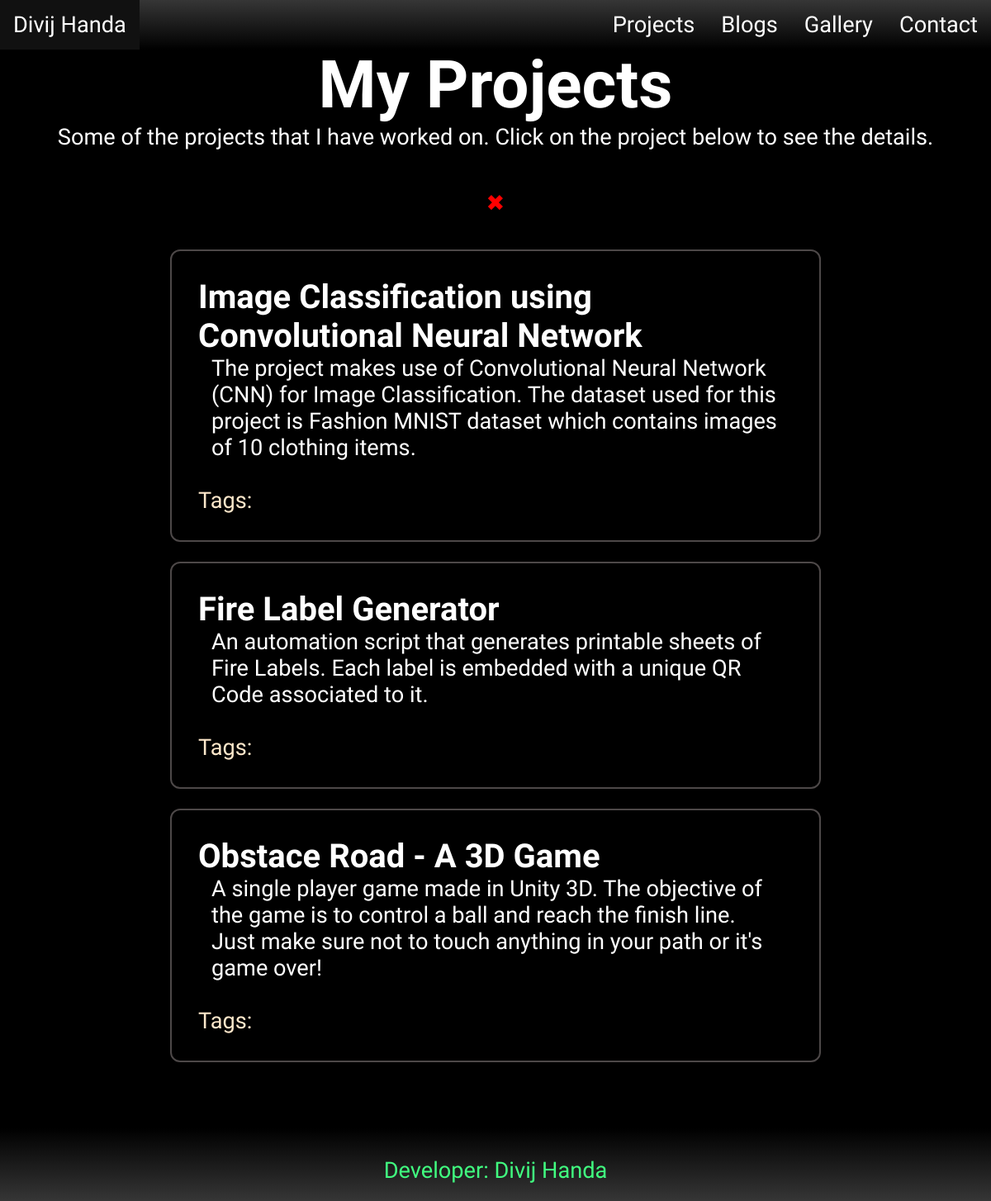
The page /projects/ on the database as committed earlier.
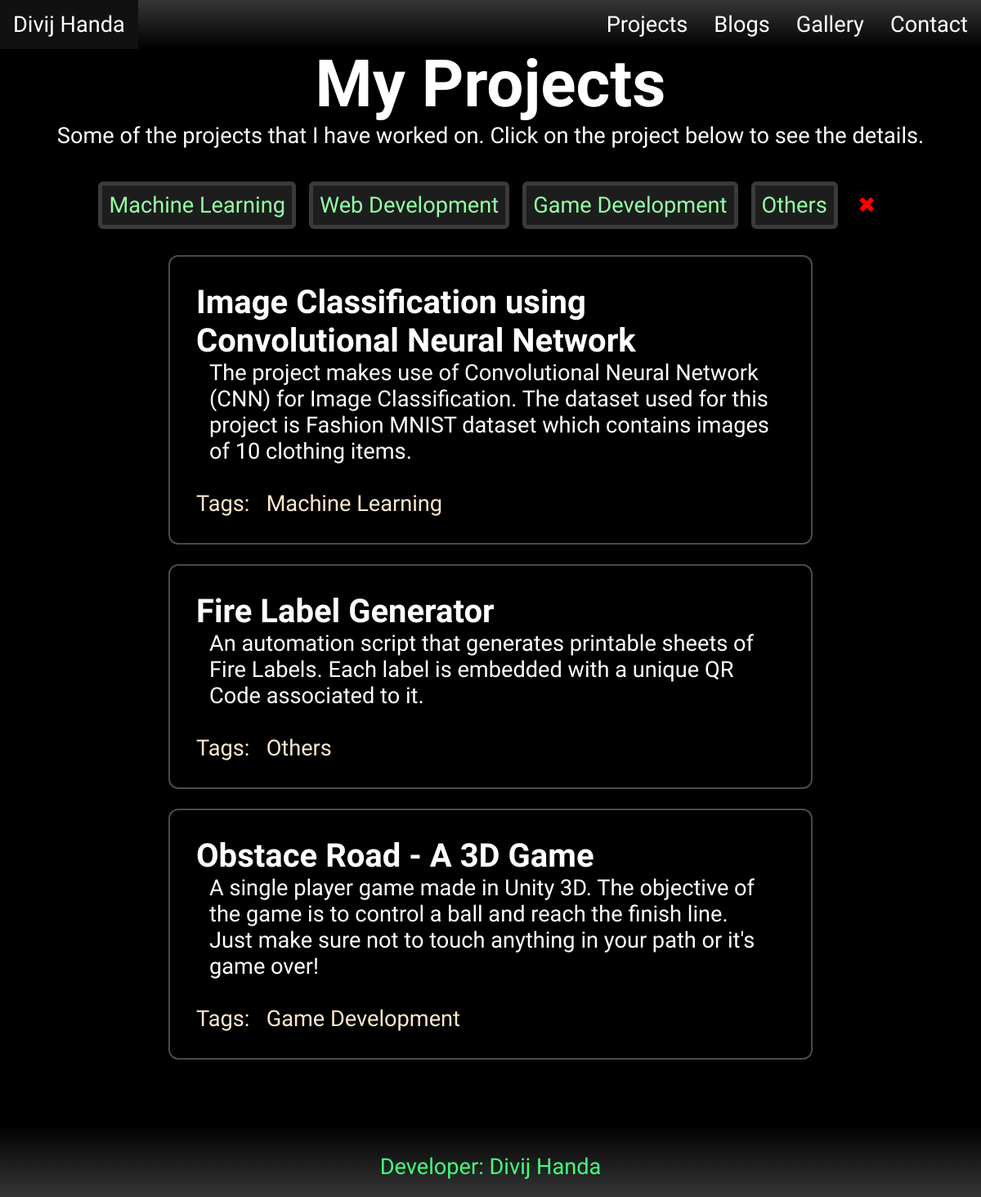
The same page on the database as committed later.
### portfolio/models.py (models this page shows, shortened)
class Project(models.Model):
    title = models.CharField(max_length=100)
    summary = models.TextField(max_length=500)
    slug = models.SlugField(max_length=100, null=True)
    content = models.TextField(max_length=2000, null=True)
    tags = models.ManyToManyField(Tag)
    links = models.ManyToManyField(Link)

class Tag(models.Model):
    tag_name = models.CharField(max_length=50, default='')
    def __str__(self):
        return self.tag_name

### portfolio/views.py (the view)
# urls.py: path('projects/', views.ProjectView.as_view()),
class ProjectView(View):
    def get(self, request):
        if len(request.GET)!=0:
            search_name = request.GET['tag']
            projects = models.Project.objects.all().filter(tags__tag_name = search_name).order_by('-id')
        else:
            search_name = ''
            projects = models.Project.objects.all().order_by('-id')
        tags = models.Tag.objects.all()
        return render(request, 'portfolio/projects.html', {'search':search_name, 'projects':projects, 'tags':tags})

### portfolio/templates/portfolio/projects.html (shortened to what this page needs)
{% extends 'base.html' %}
{% load static %}
{% block css %}
    <link rel='stylesheet' href="{% static 'portfolio/projects.css' %}">
{% endblock %}
{% block content %}
    <div id='content'>
        {% if search %}
            <h1>My Projects ({{ search }})</h1>
        {% else %}
            <h1>My Projects</h1>
        {% endif %}
        <p>Some of the projects that I have worked on. Click on the project below to see the details.</p>
        <div id="tag-list">
            {% for tag in tags %}
                <a href="/projects?tag={{ tag.tag_name }}">{{ tag.tag_name }}</a>
            {% endfor %}
            <a href="/projects/" id="close-tags">&#10006;</a>
        </div>
        {% for project in projects %}
            <a href="{{ project.slug }}" class='project'>
                <h3>{{ project.title }}</h3>
                <p>{{ project.summary }}</p>
                <div class="project-tags">
                    Tags: &nbsp;
                    {% for tag in project.tags.all %}
                        {{ tag }} &nbsp;
                    {% endfor %}
                </div>
            </a>
        {% endfor %}
    </div>
{% endblock %}

Rows that differ between the two databases and show on the page:
added Tag: tag_name "Machine Learning"
added Tag: tag_name "Web Development", shown under "My Projects"
added Tag: tag_name "Game Development"
added Tag: tag_name "Others"
